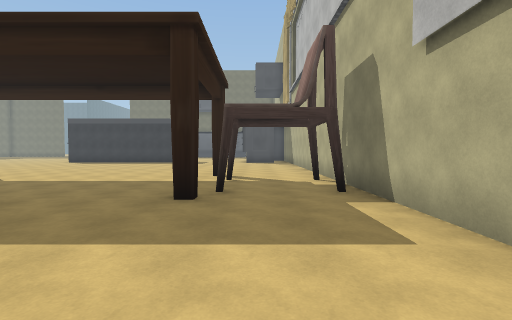
[1] (above)

23 first-person views from a walk through a scene from a Unity 3-D project. The camera is 1.5 m above the floor, tilts 2° down and sees 85° across. The floor is counted in squares, 2 m on a side. Each view is taken from the middle of a square. On the plan, view 1 faces up. The plan holds only what a view shows up to about 10 squares ahead; the rest is blank. The place goes on beyond the plan. The player character is not drawn. Some animated figures are left out. Some surface patterns are stand-ins.

[2]
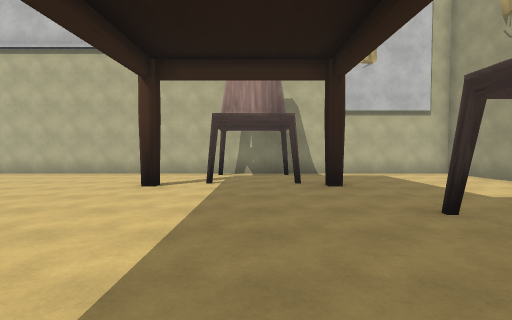

[3]
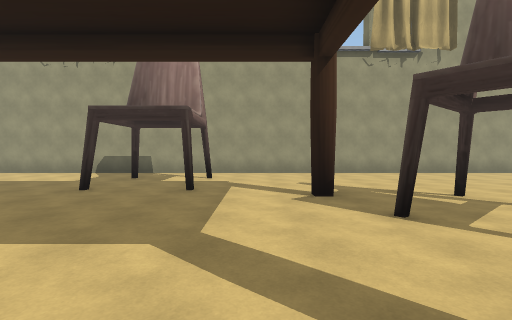

[4]
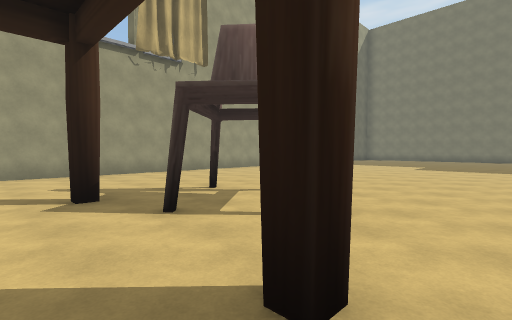

[5]
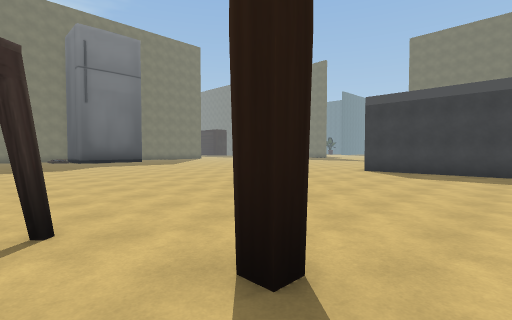

[6]
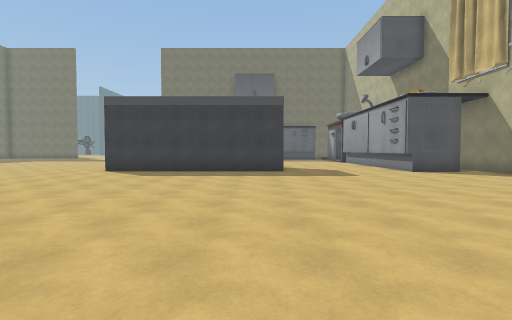

[7]
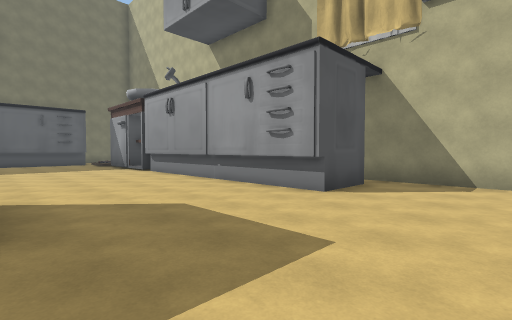

[8]
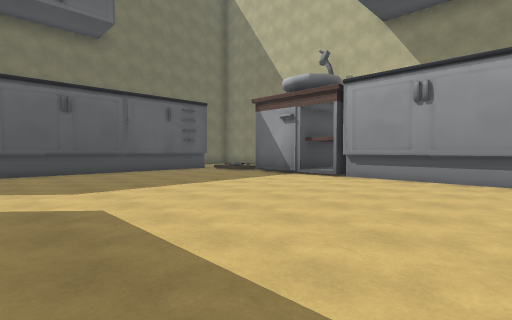

[9]
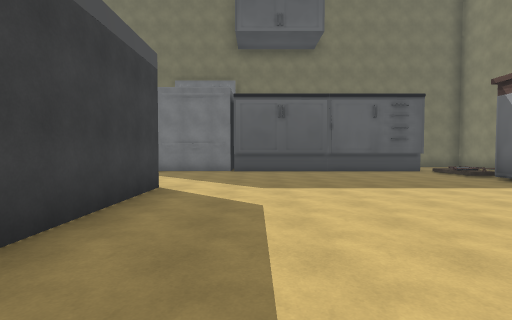

[10]
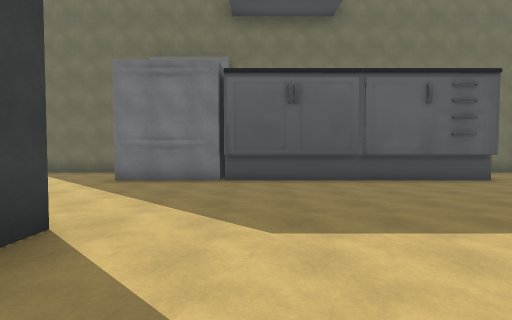

[11]
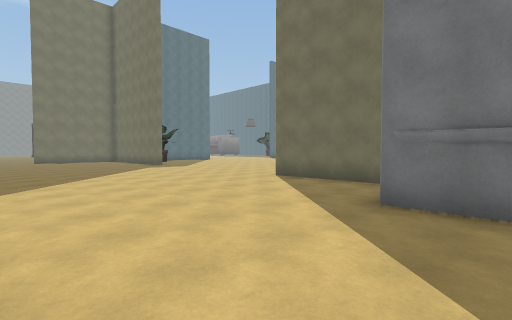

[12]
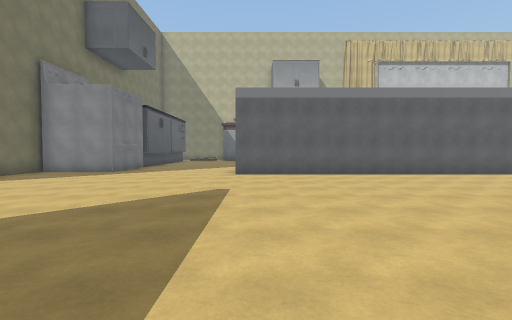

[13]
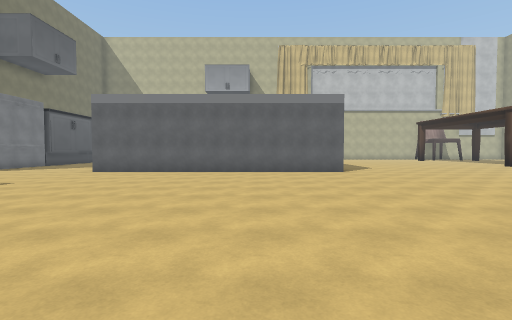

[14]
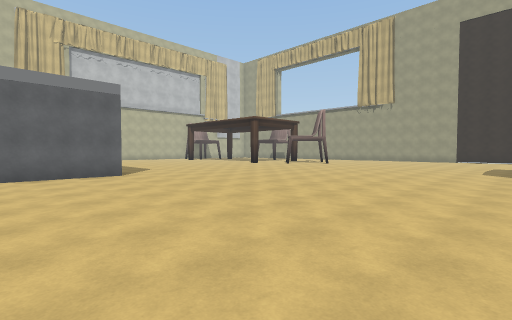

[15]
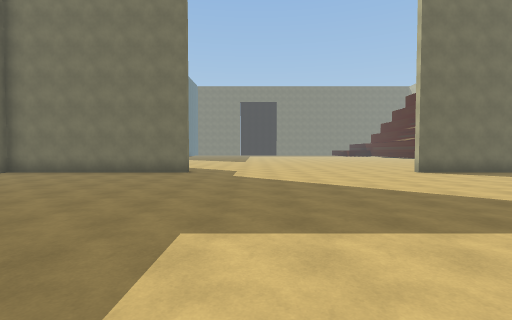

[16]
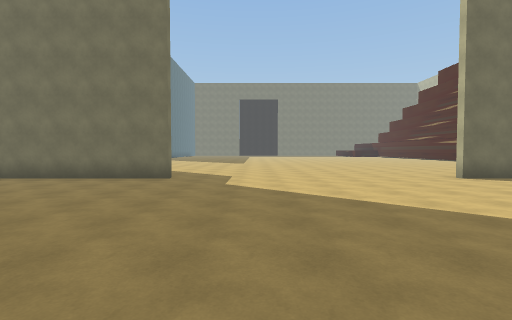

[17]
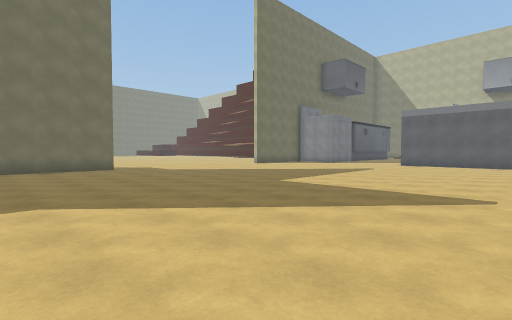

[18]
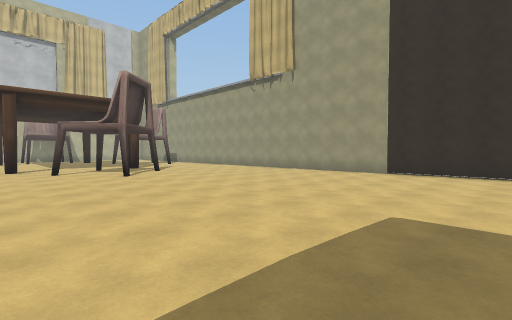

[19]
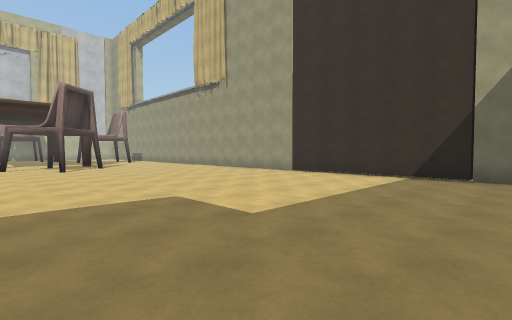

[20]
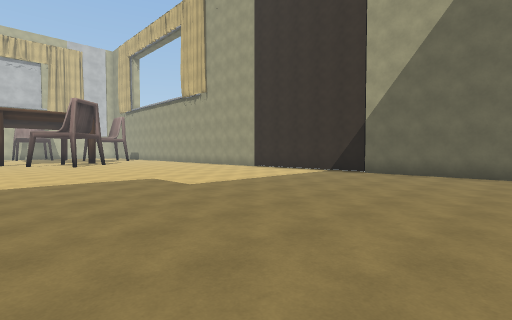

[21]
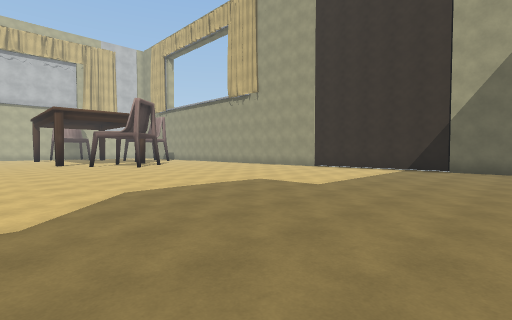

[22]
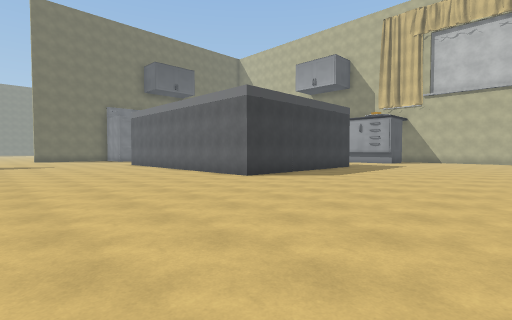

[23]
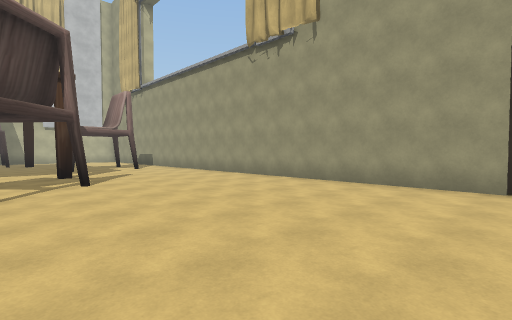

### Floor plan
Points are (right, up) in squares from view 1. A wall is a line through its corners. A room is listed if a view was taken in it or the views show most of it. See-through windows are left out.
Room 1 (views 1, 2, 3, 4, 5, 6, 7, 8, 9, 10, 11, 12, 13, 14, 15, 16, 17, 18, 19, 20, 21, 22, 23)
walls: (-5, 17) (-11.4, 17) (-11.4, 25.6); (-8.3, 8.4) (-7.9, 8.4) (-7.9, 8.1) (-8.3, 8.1) (-8.3, 8.4); (-9, 25.8) (-9, 22.1); (-8.4, 4.5) (-7.9, 4.5) (-7.9, 4.1); (-0.6, 16.6) (-0.6, 23.9); (1.1, 16.7) (-0.8, 16.7) (-0.8, 24.1); (-0.3, 24) (-0.8, 24); (-10.5, 32.4) (-14.6, 32.4); (1, 25.2) (-0.8, 25.2) (-0.8, 27.3); (-1.1, 29.7) (-7.9, 29.7); (-1.1, 29.9) (-7.9, 29.9); (-22.2, 32.4) (-26.5, 32.4); (-21.9, -0.6) (-21.9, -0.1); (-25.6, -0.2) (2, -0.2) (2, 17.1); (1.6, 32.4) (0.9, 32.4)
objects: other object (-12, 6); other object (-10, 6) to (-9, 7); other object (-10, 32); other object (-6, 4); other object (-1, 5); other object (-1, 7)

Where each view was taken, in squares from view 1:
view 1: 0 up, 0 right, facing up
view 2: 6 up, 7 left, facing right
view 3: 9 up, 7 left, facing down
view 4: 9 up, 7 left, facing down-left
view 5: 7 up, 7 left, facing up-left
view 6: 7 up, 6 left, facing up
view 7: 14 up, 5 left, facing up-right
view 8: 20 up, 8 left, facing up-right
view 9: 20 up, 7 left, facing up
view 10: 23 up, 7 left, facing up
view 11: 26 up, 9 left, facing up-left
view 12: 25 up, 20 left, facing right
view 13: 20 up, 21 left, facing right
view 14: 20 up, 20 left, facing down-right
view 15: 23 up, 20 left, facing up
view 16: 25 up, 20 left, facing up
view 17: 21 up, 26 left, facing up-right
view 18: 9 up, 20 left, facing down-right
view 19: 8 up, 23 left, facing down-right
view 20: 9 up, 26 left, facing down-right
view 21: 11 up, 24 left, facing down-right
view 22: 11 up, 17 left, facing up-right
view 23: 6 up, 17 left, facing down-right
